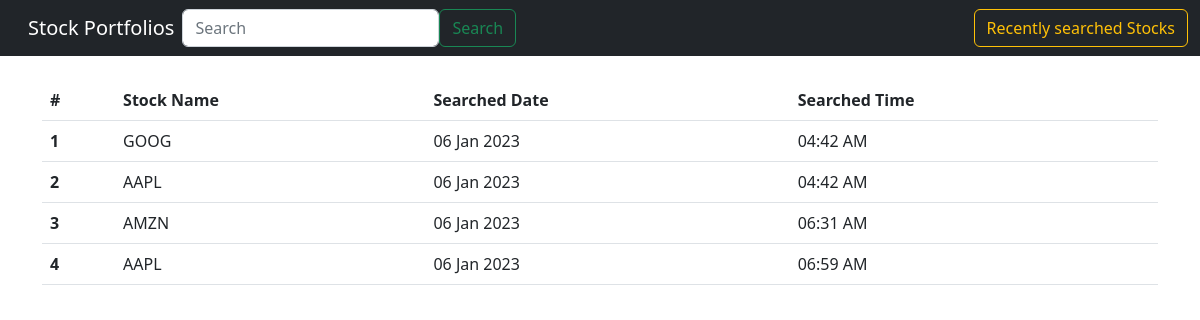
Before: /recently-searched with the older database file.
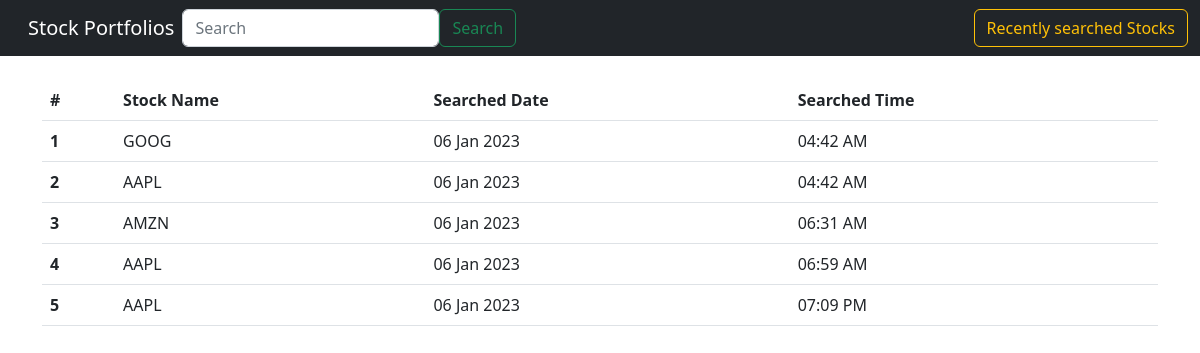
After: the same page with the newer database file.
### stock_operations/models.py (models this page shows, shortened)
class SearchLog(models.Model):
    stock_name = models.CharField(max_length=10,null=True,blank=True)
    searched_at = models.DateTimeField(auto_now_add=True,null=True,blank=True)

### stock_operations/views.py (the view)
# urls.py: path("recently-searched", views.recently_searched_stocks,name="recently_searched_stocks" ),
def recently_searched_stocks(request):
    history = SearchLog.objects.all()
    return render(request, 'home.html',{"history":history})

### stock_operations/templates/home.html (shortened to what this page needs)
<!doctype html>
<html lang="en" dir="ltr">
    <head>
        <link rel="stylesheet" href="https://cdn.jsdelivr.net/npm/bootstrap@5.2.2/dist/css/bootstrap.rtl.min.css"
>
    </head>
    <body>
        <nav class="navbar navbar-expand-lg bg-dark navbar-dark">
            <div class="container-fluid">
                <a class="navbar-brand" href="{% url 'home' %} ">Stock Portfolios</a>
                <div class="collapse navbar-collapse" id="navbarSupportedContent">
                    <form action="{% url 'home' %}" class="d-flex" role="search" method="POST">
                        <input class="form-control me-2" type="search" placeholder="Search" aria-label="Search"
                            name="name">
                        <button class="btn btn-outline-success" type="submit">Search</button>
                    </form>
                </div>
              <a href="{%url 'recently_searched_stocks' %}">  <button class="btn btn-outline-warning" type="button">Recently searched Stocks</button></a>
            </div>
        </nav>
        <div class="container"><br>
{%if history%}
<table class="table">
    <thead>
      <tr>
        <th scope="col">#</th>
        <th scope="col">Stock Name</th>
        <th scope="col">Searched Date</th>
        <th scope="col">Searched Time</th>
      </tr>
    </thead>
    <tbody>
        {%for log in history%}
      <tr>
        <th scope="row">{{forloop.counter}}</th>
        <td>{{log.stock_name}}</td>
        <td>{{log.searched_at|date:'d M Y'}}</td>
        <td>{{log.searched_at|date:'h:i A'}}</td>
      </tr>
    {%endfor%}
    </tbody>
  </table>
{%endif%}
        </div>
    </body>
</html>

Changed rows visible on the page:
added SearchLog: stock_name "AAPL", searched_at "06 Jan 2023", searched_at "07:09 PM"
